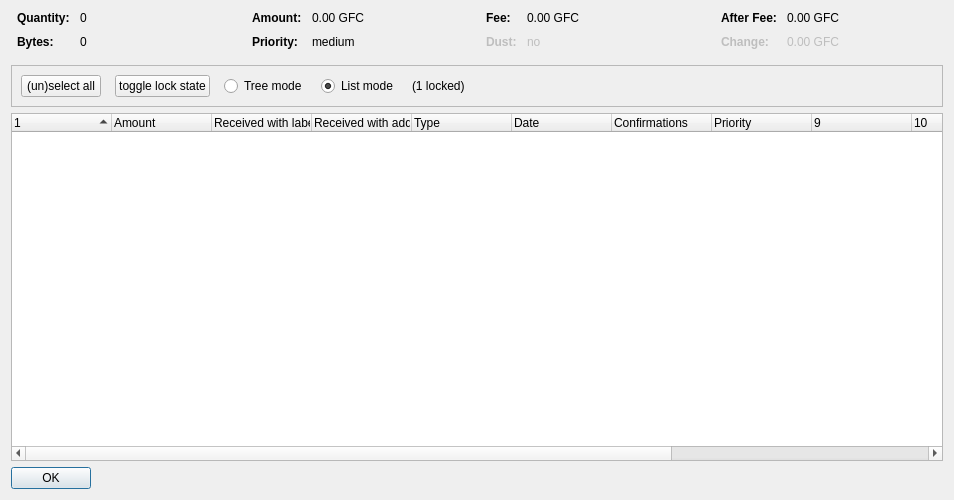
<?xml version="1.0" encoding="UTF-8"?>
<ui version="4.0">
 <class>CoinControlDialog</class>
 <widget class="QDialog" name="CoinControlDialog">
  <property name="geometry">
   <rect>
    <x>0</x>
    <y>0</y>
    <width>954</width>
    <height>500</height>
   </rect>
  </property>
  <property name="windowTitle">
   <string>Coin Selection</string>
  </property>
  <layout class="QVBoxLayout" name="verticalLayout">
   <item>
    <layout class="QHBoxLayout" name="horizontalLayoutTop" stretch="0,0,0,0">
     <property name="topMargin">
      <number>0</number>
     </property>
     <property name="bottomMargin">
      <number>10</number>
     </property>
     <item>
      <layout class="QFormLayout" name="formLayoutCoinControl1">
       <property name="horizontalSpacing">
        <number>10</number>
       </property>
       <property name="verticalSpacing">
        <number>10</number>
       </property>
       <property name="leftMargin">
        <number>6</number>
       </property>
       <property name="rightMargin">
        <number>6</number>
       </property>
       <item row="0" column="0">
        <widget class="QLabel" name="labelCoinControlQuantityText">
         <property name="font">
          <font>
           <weight>75</weight>
           <bold>true</bold>
          </font>
         </property>
         <property name="text">
          <string>Quantity:</string>
         </property>
        </widget>
       </item>
       <item row="0" column="1">
        <widget class="QLabel" name="labelCoinControlQuantity">
         <property name="cursor">
          <cursorShape>IBeamCursor</cursorShape>
         </property>
         <property name="contextMenuPolicy">
          <enum>Qt::ActionsContextMenu</enum>
         </property>
         <property name="text">
          <string notr="true">0</string>
         </property>
         <property name="textInteractionFlags">
          <set>Qt::LinksAccessibleByMouse|Qt::TextSelectableByKeyboard|Qt::TextSelectableByMouse</set>
         </property>
        </widget>
       </item>
       <item row="1" column="0">
        <widget class="QLabel" name="labelCoinControlBytesText">
         <property name="font">
          <font>
           <weight>75</weight>
           <bold>true</bold>
          </font>
         </property>
         <property name="text">
          <string>Bytes:</string>
         </property>
        </widget>
       </item>
       <item row="1" column="1">
        <widget class="QLabel" name="labelCoinControlBytes">
         <property name="cursor">
          <cursorShape>IBeamCursor</cursorShape>
         </property>
         <property name="contextMenuPolicy">
          <enum>Qt::ActionsContextMenu</enum>
         </property>
         <property name="text">
          <string notr="true">0</string>
         </property>
         <property name="textInteractionFlags">
          <set>Qt::LinksAccessibleByMouse|Qt::TextSelectableByKeyboard|Qt::TextSelectableByMouse</set>
         </property>
        </widget>
       </item>
      </layout>
     </item>
     <item>
      <layout class="QFormLayout" name="formLayoutCoinControl2">
       <property name="horizontalSpacing">
        <number>10</number>
       </property>
       <property name="verticalSpacing">
        <number>10</number>
       </property>
       <property name="leftMargin">
        <number>6</number>
       </property>
       <property name="rightMargin">
        <number>6</number>
       </property>
       <item row="0" column="0">
        <widget class="QLabel" name="labelCoinControlAmountText">
         <property name="font">
          <font>
           <weight>75</weight>
           <bold>true</bold>
          </font>
         </property>
         <property name="text">
          <string>Amount:</string>
         </property>
        </widget>
       </item>
       <item row="0" column="1">
        <widget class="QLabel" name="labelCoinControlAmount">
         <property name="cursor">
          <cursorShape>IBeamCursor</cursorShape>
         </property>
         <property name="contextMenuPolicy">
          <enum>Qt::ActionsContextMenu</enum>
         </property>
         <property name="text">
          <string notr="true">0.00 GFC</string>
         </property>
         <property name="textInteractionFlags">
          <set>Qt::LinksAccessibleByMouse|Qt::TextSelectableByKeyboard|Qt::TextSelectableByMouse</set>
         </property>
        </widget>
       </item>
       <item row="1" column="0">
        <widget class="QLabel" name="labelCoinControlPriorityText">
         <property name="font">
          <font>
           <weight>75</weight>
           <bold>true</bold>
          </font>
         </property>
         <property name="text">
          <string>Priority:</string>
         </property>
        </widget>
       </item>
       <item row="1" column="1">
        <widget class="QLabel" name="labelCoinControlPriority">
         <property name="cursor">
          <cursorShape>IBeamCursor</cursorShape>
         </property>
         <property name="contextMenuPolicy">
          <enum>Qt::ActionsContextMenu</enum>
         </property>
         <property name="text">
          <string>medium</string>
         </property>
         <property name="textInteractionFlags">
          <set>Qt::LinksAccessibleByMouse|Qt::TextSelectableByKeyboard|Qt::TextSelectableByMouse</set>
         </property>
        </widget>
       </item>
      </layout>
     </item>
     <item>
      <layout class="QFormLayout" name="formLayoutCoinControl3">
       <property name="horizontalSpacing">
        <number>10</number>
       </property>
       <property name="verticalSpacing">
        <number>10</number>
       </property>
       <property name="leftMargin">
        <number>6</number>
       </property>
       <property name="rightMargin">
        <number>6</number>
       </property>
       <item row="0" column="0">
        <widget class="QLabel" name="labelCoinControlFeeText">
         <property name="font">
          <font>
           <weight>75</weight>
           <bold>true</bold>
          </font>
         </property>
         <property name="text">
          <string>Fee:</string>
         </property>
        </widget>
       </item>
       <item row="0" column="1">
        <widget class="QLabel" name="labelCoinControlFee">
         <property name="cursor">
          <cursorShape>IBeamCursor</cursorShape>
         </property>
         <property name="contextMenuPolicy">
          <enum>Qt::ActionsContextMenu</enum>
         </property>
         <property name="text">
          <string notr="true">0.00 GFC</string>
         </property>
         <property name="textInteractionFlags">
          <set>Qt::LinksAccessibleByMouse|Qt::TextSelectableByKeyboard|Qt::TextSelectableByMouse</set>
         </property>
        </widget>
       </item>
       <item row="1" column="0">
        <widget class="QLabel" name="labelCoinControlLowOutputText">
         <property name="enabled">
          <bool>false</bool>
         </property>
         <property name="font">
          <font>
           <weight>75</weight>
           <bold>true</bold>
          </font>
         </property>
         <property name="text">
          <string>Dust:</string>
         </property>
        </widget>
       </item>
       <item row="1" column="1">
        <widget class="QLabel" name="labelCoinControlLowOutput">
         <property name="enabled">
          <bool>false</bool>
         </property>
         <property name="cursor">
          <cursorShape>IBeamCursor</cursorShape>
         </property>
         <property name="contextMenuPolicy">
          <enum>Qt::ActionsContextMenu</enum>
         </property>
         <property name="text">
          <string>no</string>
         </property>
         <property name="textInteractionFlags">
          <set>Qt::LinksAccessibleByMouse|Qt::TextSelectableByKeyboard|Qt::TextSelectableByMouse</set>
         </property>
        </widget>
       </item>
      </layout>
     </item>
     <item>
      <layout class="QFormLayout" name="formLayoutCoinControl4">
       <property name="horizontalSpacing">
        <number>10</number>
       </property>
       <property name="verticalSpacing">
        <number>10</number>
       </property>
       <property name="leftMargin">
        <number>6</number>
       </property>
       <property name="rightMargin">
        <number>6</number>
       </property>
       <item row="0" column="0">
        <widget class="QLabel" name="labelCoinControlAfterFeeText">
         <property name="font">
          <font>
           <weight>75</weight>
           <bold>true</bold>
          </font>
         </property>
         <property name="text">
          <string>After Fee:</string>
         </property>
        </widget>
       </item>
       <item row="0" column="1">
        <widget class="QLabel" name="labelCoinControlAfterFee">
         <property name="cursor">
          <cursorShape>IBeamCursor</cursorShape>
         </property>
         <property name="contextMenuPolicy">
          <enum>Qt::ActionsContextMenu</enum>
         </property>
         <property name="text">
          <string notr="true">0.00 GFC</string>
         </property>
         <property name="textInteractionFlags">
          <set>Qt::LinksAccessibleByMouse|Qt::TextSelectableByKeyboard|Qt::TextSelectableByMouse</set>
         </property>
        </widget>
       </item>
       <item row="1" column="0">
        <widget class="QLabel" name="labelCoinControlChangeText">
         <property name="enabled">
          <bool>false</bool>
         </property>
         <property name="font">
          <font>
           <weight>75</weight>
           <bold>true</bold>
          </font>
         </property>
         <property name="text">
          <string>Change:</string>
         </property>
        </widget>
       </item>
       <item row="1" column="1">
        <widget class="QLabel" name="labelCoinControlChange">
         <property name="enabled">
          <bool>false</bool>
         </property>
         <property name="cursor">
          <cursorShape>IBeamCursor</cursorShape>
         </property>
         <property name="contextMenuPolicy">
          <enum>Qt::ActionsContextMenu</enum>
         </property>
         <property name="text">
          <string notr="true">0.00 GFC</string>
         </property>
         <property name="textInteractionFlags">
          <set>Qt::LinksAccessibleByMouse|Qt::TextSelectableByKeyboard|Qt::TextSelectableByMouse</set>
         </property>
        </widget>
       </item>
      </layout>
     </item>
    </layout>
   </item>
   <item>
    <widget class="QFrame" name="frame">
     <property name="minimumSize">
      <size>
       <width>0</width>
       <height>40</height>
      </size>
     </property>
     <property name="frameShape">
      <enum>QFrame::StyledPanel</enum>
     </property>
     <property name="frameShadow">
      <enum>QFrame::Sunken</enum>
     </property>
     <layout class="QHBoxLayout" name="horizontalLayout">
      <item>
       <layout class="QHBoxLayout" name="horizontalLayoutPanel" stretch="0,0,0,0,0,0">
        <property name="spacing">
         <number>14</number>
        </property>
        <item>
         <widget class="QPushButton" name="pushButtonSelectAll">
          <property name="sizePolicy">
           <sizepolicy hsizetype="Maximum" vsizetype="Fixed">
            <horstretch>0</horstretch>
            <verstretch>0</verstretch>
           </sizepolicy>
          </property>
          <property name="text">
           <string>(un)select all</string>
          </property>
          <property name="autoDefault">
           <bool>false</bool>
          </property>
         </widget>
        </item>
        <item>
         <widget class="QPushButton" name="pushButtonToggleLock">
          <property name="sizePolicy">
           <sizepolicy hsizetype="Maximum" vsizetype="Fixed">
            <horstretch>0</horstretch>
            <verstretch>0</verstretch>
           </sizepolicy>
          </property>
          <property name="text">
           <string>toggle lock state</string>
          </property>
          <property name="autoDefault">
           <bool>false</bool>
          </property>
         </widget>
        </item>
        <item>
         <widget class="QRadioButton" name="radioTreeMode">
          <property name="sizePolicy">
           <sizepolicy hsizetype="Maximum" vsizetype="Fixed">
            <horstretch>0</horstretch>
            <verstretch>0</verstretch>
           </sizepolicy>
          </property>
          <property name="text">
           <string>Tree mode</string>
          </property>
         </widget>
        </item>
        <item>
         <widget class="QRadioButton" name="radioListMode">
          <property name="sizePolicy">
           <sizepolicy hsizetype="Maximum" vsizetype="Fixed">
            <horstretch>0</horstretch>
            <verstretch>0</verstretch>
           </sizepolicy>
          </property>
          <property name="text">
           <string>List mode</string>
          </property>
          <property name="checked">
           <bool>true</bool>
          </property>
         </widget>
        </item>
        <item>
         <widget class="QLabel" name="labelLocked">
          <property name="text">
           <string>(1 locked)</string>
          </property>
         </widget>
        </item>
        <item>
         <spacer name="horizontalSpacer">
          <property name="orientation">
           <enum>Qt::Horizontal</enum>
          </property>
          <property name="sizeHint" stdset="0">
           <size>
            <width>40</width>
            <height>20</height>
           </size>
          </property>
         </spacer>
        </item>
       </layout>
      </item>
     </layout>
    </widget>
   </item>
   <item>
    <widget class="CoinControlTreeWidget" name="treeWidget">
     <property name="contextMenuPolicy">
      <enum>Qt::CustomContextMenu</enum>
     </property>
     <property name="sortingEnabled">
      <bool>false</bool>
     </property>
     <property name="columnCount">
      <number>13</number>
     </property>
     <attribute name="headerShowSortIndicator" stdset="0">
      <bool>true</bool>
     </attribute>
     <attribute name="headerStretchLastSection">
      <bool>false</bool>
     </attribute>
     <column>
      <property name="text">
       <string/>
      </property>
     </column>
     <column>
      <property name="text">
       <string>Amount</string>
      </property>
     </column>
     <column>
      <property name="text">
       <string>Received with label</string>
      </property>
     </column>
     <column>
      <property name="text">
       <string>Received with address</string>
      </property>
     </column>
     <column>
      <property name="text">
       <string>Type</string>
      </property>
     </column>
     <column>
      <property name="text">
       <string>Date</string>
      </property>
     </column>
     <column>
      <property name="text">
       <string>Confirmations</string>
      </property>
      <property name="toolTip">
       <string>Confirmed</string>
      </property>
     </column>
     <column>
      <property name="text">
       <string>Priority</string>
      </property>
     </column>
     <column>
      <property name="text">
       <string/>
      </property>
     </column>
     <column>
      <property name="text">
       <string/>
      </property>
     </column>
     <column>
      <property name="text">
       <string/>
      </property>
     </column>
     <column>
      <property name="text">
       <string/>
      </property>
     </column>
     <column>
      <property name="text">
       <string/>
      </property>
     </column>
    </widget>
   </item>
   <item>
    <widget class="QDialogButtonBox" name="buttonBox">
     <property name="sizePolicy">
      <sizepolicy hsizetype="Maximum" vsizetype="Fixed">
       <horstretch>0</horstretch>
       <verstretch>0</verstretch>
      </sizepolicy>
     </property>
     <property name="orientation">
      <enum>Qt::Horizontal</enum>
     </property>
     <property name="standardButtons">
      <set>QDialogButtonBox::Ok</set>
     </property>
    </widget>
   </item>
  </layout>
 </widget>
 <customwidgets>
  <customwidget>
   <class>CoinControlTreeWidget</class>
   <extends>QTreeWidget</extends>
   <header>coincontroltreewidget.h</header>
  </customwidget>
 </customwidgets>
 <resources/>
 <connections/>
</ui>
